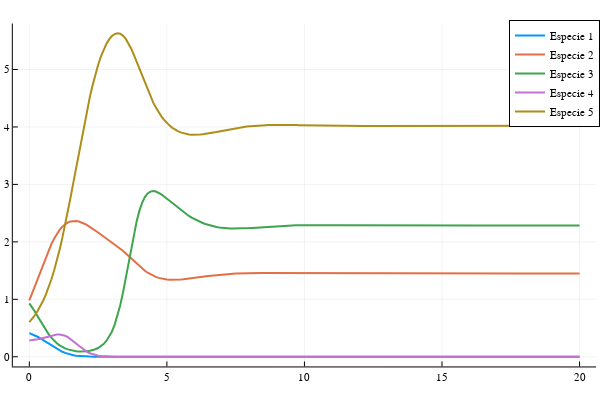

The code cell stored with this chart in its notebook:
### Code cell
plot(t,sol[:,1],label ="Especie 1",w=2)

plot!(t,sol[:,2],label ="Especie 2",w=2)
plot!(t,sol[:,3],label ="Especie 3",w=2)
plot!(t,sol[:,4],label ="Especie 4",w=2)
plot!(t,sol[:,5],label ="Especie 5",w=2)

### Figure 1 — Plotly figure (JSON) as saved in the notebook; plotly's stock layout.template omitted (floating-point values rounded to 4 significant figures; data arrays with more than 128 entries replaced by an {"elided": "..."} marker saying what was removed)
{"data": [{"colorbar": {"len": 0.9525, "title": "", "x": 0.9934, "y": 0.5139}, "legendgroup": "Especie 1", "line": {"color": "rgba(0, 154, 250, 1.000)", "dash": "solid", "shape": "linear", "width": 2}, "mode": "lines", "name": "Especie 1", "showlegend": true, "type": "scatter", "x": {"elided": "201 float values"}, "xaxis": "x", "y": {"elided": "201 float values"}, "yaxis": "y", "zmax": null, "zmin": null}, {"colorbar": {"len": 0.9525, "title": "", "x": 0.9934, "y": 0.5139}, "legendgroup": "Especie 2", "line": {"color": "rgba(227, 111, 71, 1.000)", "dash": "solid", "shape": "linear", "width": 2}, "mode": "lines", "name": "Especie 2", "showlegend": true, "type": "scatter", "x": {"elided": "201 float values"}, "xaxis": "x", "y": {"elided": "201 float values"}, "yaxis": "y", "zmax": null, "zmin": null}, {"colorbar": {"len": 0.9525, "title": "", "x": 0.9934, "y": 0.5139}, "legendgroup": "Especie 3", "line": {"color": "rgba(62, 164, 78, 1.000)", "dash": "solid", "shape": "linear", "width": 2}, "mode": "lines", "name": "Especie 3", "showlegend": true, "type": "scatter", "x": {"elided": "201 float values"}, "xaxis": "x", "y": {"elided": "201 float values"}, "yaxis": "y", "zmax": null, "zmin": null}, {"colorbar": {"len": 0.9525, "title": "", "x": 0.9934, "y": 0.5139}, "legendgroup": "Especie 4", "line": {"color": "rgba(195, 113, 210, 1.000)", "dash": "solid", "shape": "linear", "width": 2}, "mode": "lines", "name": "Especie 4", "showlegend": true, "type": "scatter", "x": {"elided": "201 float values"}, "xaxis": "x", "y": {"elided": "201 float values"}, "yaxis": "y", "zmax": null, "zmin": null}, {"colorbar": {"len": 0.9525, "title": "", "x": 0.9934, "y": 0.5139}, "legendgroup": "Especie 5", "line": {"color": "rgba(172, 142, 24, 1.000)", "dash": "solid", "shape": "linear", "width": 2}, "mode": "lines", "name": "Especie 5", "showlegend": true, "type": "scatter", "x": {"elided": "201 float values"}, "xaxis": "x", "y": {"elided": "201 float values"}, "yaxis": "y", "zmax": null, "zmin": null}], "layout": {"annotations": [], "height": 400, "legend": {"bgcolor": "rgba(255, 255, 255, 1.000)", "bordercolor": "rgba(0, 0, 0, 1.000)", "borderwidth": 1, "font": {"color": "rgba(0, 0, 0, 1.000)", "family": "sans-serif", "size": 11}, "title": {"font": {"color": "rgba(0, 0, 0, 1.000)", "family": "sans-serif", "size": 15}, "text": ""}, "tracegroupgap": 0, "traceorder": "normal", "x": 1, "xanchor": "auto", "y": 1, "yanchor": "auto"}, "margin": {"b": 20, "l": 0, "r": 0, "t": 20}, "paper_bgcolor": "rgba(255, 255, 255, 1.000)", "plot_bgcolor": "rgba(255, 255, 255, 1.000)", "showlegend": true, "width": 600, "xaxis": {"anchor": "y", "domain": [0.02138, 0.9934], "gridcolor": "rgba(0, 0, 0, 0.100)", "gridwidth": 0.5, "linecolor": "rgba(0, 0, 0, 1.000)", "mirror": false, "range": [-0.6, 20.6], "showgrid": true, "showline": true, "showticklabels": true, "tickangle": 0, "tickcolor": "rgb(0, 0, 0)", "tickfont": {"color": "rgba(0, 0, 0, 1.000)", "family": "sans-serif", "size": 11}, "tickmode": "array", "ticks": "inside", "ticktext": ["0", "5", "10", "15", "20"], "tickvals": [0, 5, 10, 15, 20], "title": "", "titlefont": {"color": "rgba(0, 0, 0, 1.000)", "family": "sans-serif", "size": 15}, "type": "-", "visible": true, "zeroline": false, "zerolinecolor": "rgba(0, 0, 0, 1.000)"}, "yaxis": {"anchor": "x", "domain": [0.03762, 0.9902], "gridcolor": "rgba(0, 0, 0, 0.100)", "gridwidth": 0.5, "linecolor": "rgba(0, 0, 0, 1.000)", "mirror": false, "range": [-0.1689, 5.8], "showgrid": true, "showline": true, "showticklabels": true, "tickangle": 0, "tickcolor": "rgb(0, 0, 0)", "tickfont": {"color": "rgba(0, 0, 0, 1.000)", "family": "sans-serif", "size": 11}, "tickmode": "array", "ticks": "inside", "ticktext": ["0", "1", "2", "3", "4", "5"], "tickvals": [0, 1, 2, 3, 4, 5], "title": "", "titlefont": {"color": "rgba(0, 0, 0, 1.000)", "family": "sans-serif", "size": 15}, "type": "-", "visible": true, "zeroline": false, "zerolinecolor": "rgba(0, 0, 0, 1.000)"}}}
